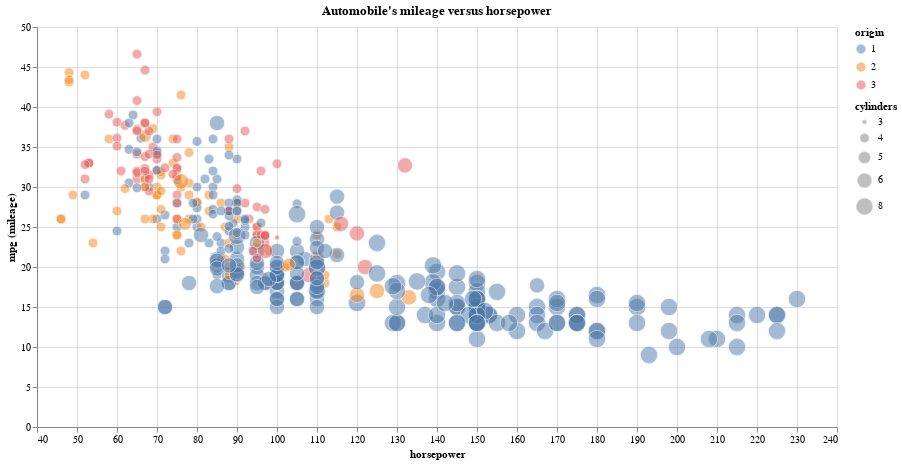

The cell this chart's notebook holds for it:
### Markdown cell above
These values are passed as `domain` to the `Scale` class. The range can be specified using a numerical extent `[a,b]`.

### Code cell
(alt.Chart(data)
    .mark_circle(
                 size=150,                                        # note: the size specified within mark_circle is overriden                             
                 color='salmon',                                                        
                 opacity=0.5,                          
                 stroke='white',
                 strokeWidth=1,
                )
    .encode(
            x=alt.X(
                    field='horsepower',                     
                    type='quantitative',                   
                    scale=alt.Scale(domain=[40, 240]),
                    ),     
            y=alt.Y(
                    field='mpg',                           
                    type='quantitative',                   
                    title="mpg (mileage)",
                    ),
            color=alt.Color(
                            'origin:N',                           
                            scale=alt.Scale(scheme='tableau10'),  
                            ),
            size=alt.Size(
                          'cylinders:O',                           # encode color channel with data column "cylinders" of type "ordinal"
                           scale=alt.Scale(
                                           domain=[3,4, 5, 6, 8], 
                                           range=[25,300],         # map cylinder sizes [3,4, 5, 6, 8] to circle sizes of [25,300]
                                           ),
                         ) 
            )                 
    .properties(
                width=800,                                     
                height=400,                                    
                title="Automobile's mileage versus horsepower", 
    )
)

### Figure 1 — Vega-Lite specification as saved in the notebook (floating-point values rounded to 4 significant figures; data arrays with more than 128 entries replaced by an {"elided": "..."} marker saying what was removed)
{"config": {"view": {"continuousWidth": 400, "continuousHeight": 300}}, "data": {"name": "data-03487aaa278f67a5f3ec4d9732560be4"}, "mark": {"type": "circle", "color": "salmon", "opacity": 0.5, "size": 150, "stroke": "white", "strokeWidth": 1}, "encoding": {"color": {"field": "origin", "scale": {"scheme": "tableau10"}, "type": "nominal"}, "size": {"field": "cylinders", "scale": {"domain": [3, 4, 5, 6, 8], "range": [25, 300]}, "type": "ordinal"}, "x": {"field": "horsepower", "scale": {"domain": [40, 240]}, "type": "quantitative"}, "y": {"field": "mpg", "title": "mpg (mileage)", "type": "quantitative"}}, "height": 400, "title": "Automobile's mileage versus horsepower", "width": 800, "$schema": "https://vega.github.io/schema/vega-lite/v4.17.0.json", "datasets": {"data-03487aaa278f67a5f3ec4d9732560be4": {"elided": "392 records"}}}
